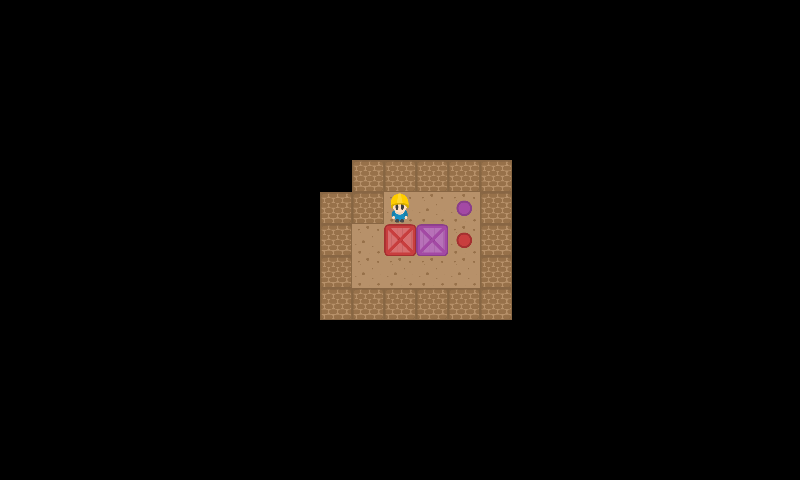

A 2D game scene composited from a Tiled map and its tileset images. What follows is a short description and the map's XML, with each tile layer's data collapsed to a summary:
An orthogonal 25x15 tile map with 32x32 px tiles, 2 tile layers (StaticMap, Objetos).

<map version="1.0" orientation="orthogonal" renderorder="right-down" width="25" height="15" tilewidth="32" tileheight="32">
 <tileset firstgid="1" name="Tileset" tilewidth="32" tileheight="32">
  <image source="Tileset.png" width="192" height="192" />
  <tile id="0">
   <properties>
    <property name="tipo" value="pared" />
   </properties>
  </tile>
  <tile id="6">
   <properties>
    <property name="tipo" value="pared" />
   </properties>
  </tile>
  <tile id="8">
   <properties>
    <property name="color" value="purple" />
    <property name="tipo" value="endPoint" />
   </properties>
  </tile>
  <tile id="9">
   <properties>
    <property name="color" value="gray" />
    <property name="tipo" value="endPoint" />
   </properties>
  </tile>
  <tile id="10">
   <properties>
    <property name="color" value="brown" />
    <property name="tipo" value="endPoint" />
   </properties>
  </tile>
  <tile id="11">
   <properties>
    <property name="color" value="blue" />
    <property name="tipo" value="endPoint" />
   </properties>
  </tile>
  <tile id="12">
   <properties>
    <property name="tipo" value="pared" />
   </properties>
  </tile>
  <tile id="14">
   <properties>
    <property name="color" value="black" />
    <property name="tipo" value="endPoint" />
   </properties>
  </tile>
  <tile id="15">
   <properties>
    <property name="color" value="purple" />
    <property name="tipo" value="caja" />
   </properties>
  </tile>
  <tile id="16">
   <properties>
    <property name="color" value="gray" />
    <property name="tipo" value="caja" />
   </properties>
  </tile>
  <tile id="17">
   <properties>
    <property name="color" value="brown" />
    <property name="tipo" value="caja" />
   </properties>
  </tile>
  <tile id="18">
   <properties>
    <property name="tipo" value="pared" />
   </properties>
  </tile>
  <tile id="20">
   <properties>
    <property name="color" value="beige" />
    <property name="tipo" value="endPoint" />
   </properties>
  </tile>
  <tile id="21">
   <properties>
    <property name="color" value="blue" />
    <property name="tipo" value="caja" />
   </properties>
  </tile>
  <tile id="22">
   <properties>
    <property name="tipo" value="startPoint" />
   </properties>
  </tile>
  <tile id="24">
   <properties>
    <property name="tipo" value="pared" />
   </properties>
  </tile>
  <tile id="25">
   <properties>
    <property name="color" value="yellow" />
    <property name="tipo" value="endPoint" />
   </properties>
  </tile>
  <tile id="26">
   <properties>
    <property name="color" value="yellow" />
    <property name="tipo" value="caja" />
   </properties>
  </tile>
  <tile id="27">
   <properties>
    <property name="color" value="black" />
    <property name="tipo" value="caja" />
   </properties>
  </tile>
  <tile id="30">
   <properties>
    <property name="tipo" value="pared" />
   </properties>
  </tile>
  <tile id="31">
   <properties>
    <property name="color" value="red" />
    <property name="tipo" value="endPoint" />
   </properties>
  </tile>
  <tile id="32">
   <properties>
    <property name="color" value="red" />
    <property name="tipo" value="caja" />
   </properties>
  </tile>
  <tile id="33">
   <properties>
    <property name="color" value="beige" />
    <property name="tipo" value="caja" />
   </properties>
  </tile>
  <tile id="34">
   <properties>
    <property name="box" value="beige" />
   </properties>
  </tile>
 </tileset>
 <layer name="StaticMap" width="25" height="15">
  <data>[375 cells, 29 non-empty, 2 distinct tile ids]</data>
 </layer>
 <layer name="Objetos" width="25" height="15">
  <data>[375 cells, 5 non-empty, 5 distinct tile ids]</data>
 </layer>
</map>
